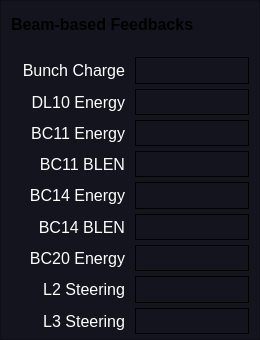
     <widget class="QFrame" name="frame_ff_size_3">
      <property name="geometry">
       <rect>
        <x>15</x>
        <y>280</y>
        <width>260</width>
        <height>340</height>
       </rect>
      </property>
      <property name="font">
       <font>
        <italic>true</italic>
       </font>
      </property>
      <property name="styleSheet">
       <string notr="true">background-color: rgb(20,20,30);</string>
      </property>
      <property name="frameShape">
       <enum>QFrame::StyledPanel</enum>
      </property>
      <property name="frameShadow">
       <enum>QFrame::Raised</enum>
      </property>
      <layout class="QGridLayout" name="gridLayout_11">
       <property name="leftMargin">
        <number>10</number>
       </property>
       <property name="topMargin">
        <number>10</number>
       </property>
       <property name="rightMargin">
        <number>10</number>
       </property>
       <property name="bottomMargin">
        <number>5</number>
       </property>
       <property name="horizontalSpacing">
        <number>10</number>
       </property>
       <property name="verticalSpacing">
        <number>5</number>
       </property>
       <item row="6" column="1">
        <widget class="QFrame" name="ind_dl10e">
         <property name="styleSheet">
          <string notr="true">PyDMLabel {
  border-radius: 2px;
}
PyDMLabel[alarmSensitiveBorder=&quot;true&quot;][alarmSeverity=&quot;0&quot;] {
  background-color: rgb(0,0,10);
  color: rgb(0,255,0);
  border-color: rgb(0,180,0);
  border-width: 2px;
  border-style: solid;
}

PyDMLabel[alarmSensitiveBorder=&quot;true&quot;][alarmSeverity=&quot;1&quot;] {
  background-color: rgb(0,0,10);
  color: rgb(255,255,0);
}

PyDMLabel[alarmSensitiveBorder=&quot;true&quot;][alarmSeverity=&quot;2&quot;] {
  background-color: rgb(255,0,0);
  color: rgb(255,255,255);
}

PyDMLabel[alarmSensitiveBorder=&quot;true&quot;][alarmSeverity=&quot;3&quot;] {
  background-color: rgb(192,0,255);
  color: rgb(255,255,0);
}

PyDMLabel[alarmSensitiveBorder=&quot;true&quot;][alarmSeverity=&quot;4&quot;] {
  color: rgb(218,218,218);
  background-color: rgb(25,25,25);
}</string>
         </property>
         <property name="frameShape">
          <enum>QFrame::Box</enum>
         </property>
         <property name="frameShadow">
          <enum>QFrame::Plain</enum>
         </property>
        </widget>
       </item>
       <item row="10" column="0">
        <widget class="QLabel" name="label_109">
         <property name="font">
          <font>
           <pointsize>12</pointsize>
           <weight>50</weight>
           <bold>false</bold>
          </font>
         </property>
         <property name="styleSheet">
          <string notr="true">background-color: rgba(255, 255, 255, 0);
color: rgb(255,255,255);</string>
         </property>
         <property name="text">
          <string>BC14 BLEN</string>
         </property>
         <property name="alignment">
          <set>Qt::AlignRight|Qt::AlignTrailing|Qt::AlignVCenter</set>
         </property>
        </widget>
       </item>
       <item row="8" column="1">
        <widget class="QFrame" name="ind_bc11bl">
         <property name="styleSheet">
          <string notr="true">PyDMLabel {
  border-radius: 2px;
}
PyDMLabel[alarmSensitiveBorder=&quot;true&quot;][alarmSeverity=&quot;0&quot;] {
  background-color: rgb(0,0,10);
  color: rgb(0,255,0);
  border-color: rgb(0,180,0);
  border-width: 2px;
  border-style: solid;
}

PyDMLabel[alarmSensitiveBorder=&quot;true&quot;][alarmSeverity=&quot;1&quot;] {
  background-color: rgb(0,0,10);
  color: rgb(255,255,0);
}

PyDMLabel[alarmSensitiveBorder=&quot;true&quot;][alarmSeverity=&quot;2&quot;] {
  background-color: rgb(255,0,0);
  color: rgb(255,255,255);
}

PyDMLabel[alarmSensitiveBorder=&quot;true&quot;][alarmSeverity=&quot;3&quot;] {
  background-color: rgb(192,0,255);
  color: rgb(255,255,0);
}

PyDMLabel[alarmSensitiveBorder=&quot;true&quot;][alarmSeverity=&quot;4&quot;] {
  color: rgb(218,218,218);
  background-color: rgb(25,25,25);
}</string>
         </property>
         <property name="frameShape">
          <enum>QFrame::Box</enum>
         </property>
         <property name="frameShadow">
          <enum>QFrame::Plain</enum>
         </property>
        </widget>
       </item>
       <item row="6" column="0">
        <widget class="QLabel" name="label_102">
         <property name="font">
          <font>
           <pointsize>12</pointsize>
           <weight>50</weight>
           <bold>false</bold>
          </font>
         </property>
         <property name="styleSheet">
          <string notr="true">background-color: rgba(255, 255, 255, 0);
color: rgb(255,255,255);</string>
         </property>
         <property name="text">
          <string>DL10 Energy</string>
         </property>
         <property name="alignment">
          <set>Qt::AlignRight|Qt::AlignTrailing|Qt::AlignVCenter</set>
         </property>
        </widget>
       </item>
       <item row="12" column="0">
        <widget class="QLabel" name="label_120">
         <property name="font">
          <font>
           <pointsize>12</pointsize>
           <weight>50</weight>
           <bold>false</bold>
          </font>
         </property>
         <property name="styleSheet">
          <string notr="true">background-color: rgba(255, 255, 255, 0);
color: rgb(255,255,255);</string>
         </property>
         <property name="text">
          <string>L2 Steering</string>
         </property>
         <property name="alignment">
          <set>Qt::AlignRight|Qt::AlignTrailing|Qt::AlignVCenter</set>
         </property>
        </widget>
       </item>
       <item row="7" column="0">
        <widget class="QLabel" name="label_106">
         <property name="font">
          <font>
           <pointsize>12</pointsize>
           <weight>50</weight>
           <bold>false</bold>
          </font>
         </property>
         <property name="styleSheet">
          <string notr="true">background-color: rgba(255, 255, 255, 0);
color: rgb(255,255,255);</string>
         </property>
         <property name="text">
          <string>BC11 Energy</string>
         </property>
         <property name="alignment">
          <set>Qt::AlignRight|Qt::AlignTrailing|Qt::AlignVCenter</set>
         </property>
        </widget>
       </item>
       <item row="8" column="0">
        <widget class="QLabel" name="label_107">
         <property name="font">
          <font>
           <pointsize>12</pointsize>
           <weight>50</weight>
           <bold>false</bold>
          </font>
         </property>
         <property name="styleSheet">
          <string notr="true">background-color: rgba(255, 255, 255, 0);
color: rgb(255,255,255);</string>
         </property>
         <property name="text">
          <string>BC11 BLEN</string>
         </property>
         <property name="alignment">
          <set>Qt::AlignRight|Qt::AlignTrailing|Qt::AlignVCenter</set>
         </property>
        </widget>
       </item>
       <item row="9" column="1">
        <widget class="QFrame" name="ind_bc14e">
         <property name="styleSheet">
          <string notr="true">PyDMLabel {
  border-radius: 2px;
}
PyDMLabel[alarmSensitiveBorder=&quot;true&quot;][alarmSeverity=&quot;0&quot;] {
  background-color: rgb(0,0,10);
  color: rgb(0,255,0);
  border-color: rgb(0,180,0);
  border-width: 2px;
  border-style: solid;
}

PyDMLabel[alarmSensitiveBorder=&quot;true&quot;][alarmSeverity=&quot;1&quot;] {
  background-color: rgb(0,0,10);
  color: rgb(255,255,0);
}

PyDMLabel[alarmSensitiveBorder=&quot;true&quot;][alarmSeverity=&quot;2&quot;] {
  background-color: rgb(255,0,0);
  color: rgb(255,255,255);
}

PyDMLabel[alarmSensitiveBorder=&quot;true&quot;][alarmSeverity=&quot;3&quot;] {
  background-color: rgb(192,0,255);
  color: rgb(255,255,0);
}

PyDMLabel[alarmSensitiveBorder=&quot;true&quot;][alarmSeverity=&quot;4&quot;] {
  color: rgb(218,218,218);
  background-color: rgb(25,25,25);
}</string>
         </property>
         <property name="frameShape">
          <enum>QFrame::Box</enum>
         </property>
         <property name="frameShadow">
          <enum>QFrame::Plain</enum>
         </property>
        </widget>
       </item>
       <item row="5" column="0">
        <widget class="QLabel" name="label_111">
         <property name="font">
          <font>
           <pointsize>12</pointsize>
           <weight>50</weight>
           <bold>false</bold>
          </font>
         </property>
         <property name="styleSheet">
          <string notr="true">background-color: rgba(255, 255, 255, 0);
color: rgb(255,255,255);</string>
         </property>
         <property name="text">
          <string>Bunch Charge</string>
         </property>
         <property name="alignment">
          <set>Qt::AlignRight|Qt::AlignTrailing|Qt::AlignVCenter</set>
         </property>
        </widget>
       </item>
       <item row="3" column="0" colspan="2">
        <widget class="QLabel" name="label_115">
         <property name="font">
          <font>
           <pointsize>12</pointsize>
           <weight>75</weight>
           <italic>false</italic>
           <bold>true</bold>
          </font>
         </property>
         <property name="text">
          <string>Beam-based Feedbacks</string>
         </property>
         <property name="alignment">
          <set>Qt::AlignLeading|Qt::AlignLeft|Qt::AlignVCenter</set>
         </property>
        </widget>
       </item>
       <item row="11" column="0">
        <widget class="QLabel" name="label_110">
         <property name="font">
          <font>
           <pointsize>12</pointsize>
           <weight>50</weight>
           <bold>false</bold>
          </font>
         </property>
         <property name="styleSheet">
          <string notr="true">background-color: rgba(255, 255, 255, 0);
color: rgb(255,255,255);</string>
         </property>
         <property name="text">
          <string>BC20 Energy</string>
         </property>
         <property name="alignment">
          <set>Qt::AlignRight|Qt::AlignTrailing|Qt::AlignVCenter</set>
         </property>
        </widget>
       </item>
       <item row="4" column="0" colspan="2">
        <widget class="PyDMDrawingLine" name="PyDMDrawingLine_39">
         <property name="minimumSize">
          <size>
           <width>0</width>
           <height>10</height>
          </size>
         </property>
         <property name="maximumSize">
          <size>
           <width>16777215</width>
           <height>10</height>
          </size>
         </property>
         <property name="font">
          <font>
           <pointsize>12</pointsize>
          </font>
         </property>
         <property name="toolTip">
          <string/>
         </property>
         <property name="brush" stdset="0">
          <brush brushstyle="SolidPattern">
           <color alpha="255">
            <red>200</red>
            <green>200</green>
            <blue>200</blue>
           </color>
          </brush>
         </property>
         <property name="penColor" stdset="0">
          <color>
           <red>80</red>
           <green>80</green>
           <blue>80</blue>
          </color>
         </property>
         <property name="penWidth" stdset="0">
          <double>1.000000000000000</double>
         </property>
        </widget>
       </item>
       <item row="9" column="0">
        <widget class="QLabel" name="label_108">
         <property name="font">
          <font>
           <pointsize>12</pointsize>
           <weight>50</weight>
           <bold>false</bold>
          </font>
         </property>
         <property name="styleSheet">
          <string notr="true">background-color: rgba(255, 255, 255, 0);
color: rgb(255,255,255);</string>
         </property>
         <property name="text">
          <string>BC14 Energy</string>
         </property>
         <property name="alignment">
          <set>Qt::AlignRight|Qt::AlignTrailing|Qt::AlignVCenter</set>
         </property>
        </widget>
       </item>
       <item row="10" column="1">
        <widget class="QFrame" name="ind_bc14bl">
         <property name="styleSheet">
          <string notr="true">PyDMLabel {
  border-radius: 2px;
}
PyDMLabel[alarmSensitiveBorder=&quot;true&quot;][alarmSeverity=&quot;0&quot;] {
  background-color: rgb(0,0,10);
  color: rgb(0,255,0);
  border-color: rgb(0,180,0);
  border-width: 2px;
  border-style: solid;
}

PyDMLabel[alarmSensitiveBorder=&quot;true&quot;][alarmSeverity=&quot;1&quot;] {
  background-color: rgb(0,0,10);
  color: rgb(255,255,0);
}

PyDMLabel[alarmSensitiveBorder=&quot;true&quot;][alarmSeverity=&quot;2&quot;] {
  background-color: rgb(255,0,0);
  color: rgb(255,255,255);
}

PyDMLabel[alarmSensitiveBorder=&quot;true&quot;][alarmSeverity=&quot;3&quot;] {
  background-color: rgb(192,0,255);
  color: rgb(255,255,0);
}

PyDMLabel[alarmSensitiveBorder=&quot;true&quot;][alarmSeverity=&quot;4&quot;] {
  color: rgb(218,218,218);
  background-color: rgb(25,25,25);
}</string>
         </property>
         <property name="frameShape">
          <enum>QFrame::Box</enum>
         </property>
         <property name="frameShadow">
          <enum>QFrame::Plain</enum>
         </property>
        </widget>
       </item>
       <item row="7" column="1">
        <widget class="QFrame" name="ind_bc11e">
         <property name="styleSheet">
          <string notr="true">PyDMLabel {
  border-radius: 2px;
}
PyDMLabel[alarmSensitiveBorder=&quot;true&quot;][alarmSeverity=&quot;0&quot;] {
  background-color: rgb(0,0,10);
  color: rgb(0,255,0);
  border-color: rgb(0,180,0);
  border-width: 2px;
  border-style: solid;
}

PyDMLabel[alarmSensitiveBorder=&quot;true&quot;][alarmSeverity=&quot;1&quot;] {
  background-color: rgb(0,0,10);
  color: rgb(255,255,0);
}

PyDMLabel[alarmSensitiveBorder=&quot;true&quot;][alarmSeverity=&quot;2&quot;] {
  background-color: rgb(255,0,0);
  color: rgb(255,255,255);
}

PyDMLabel[alarmSensitiveBorder=&quot;true&quot;][alarmSeverity=&quot;3&quot;] {
  background-color: rgb(192,0,255);
  color: rgb(255,255,0);
}

PyDMLabel[alarmSensitiveBorder=&quot;true&quot;][alarmSeverity=&quot;4&quot;] {
  color: rgb(218,218,218);
  background-color: rgb(25,25,25);
}</string>
         </property>
         <property name="frameShape">
          <enum>QFrame::Box</enum>
         </property>
         <property name="frameShadow">
          <enum>QFrame::Plain</enum>
         </property>
        </widget>
       </item>
       <item row="11" column="1">
        <widget class="QFrame" name="ind_bc20e">
         <property name="styleSheet">
          <string notr="true">PyDMLabel {
  border-radius: 2px;
}
PyDMLabel[alarmSensitiveBorder=&quot;true&quot;][alarmSeverity=&quot;0&quot;] {
  background-color: rgb(0,0,10);
  color: rgb(0,255,0);
  border-color: rgb(0,180,0);
  border-width: 2px;
  border-style: solid;
}

PyDMLabel[alarmSensitiveBorder=&quot;true&quot;][alarmSeverity=&quot;1&quot;] {
  background-color: rgb(0,0,10);
  color: rgb(255,255,0);
}

PyDMLabel[alarmSensitiveBorder=&quot;true&quot;][alarmSeverity=&quot;2&quot;] {
  background-color: rgb(255,0,0);
  color: rgb(255,255,255);
}

PyDMLabel[alarmSensitiveBorder=&quot;true&quot;][alarmSeverity=&quot;3&quot;] {
  background-color: rgb(192,0,255);
  color: rgb(255,255,0);
}

PyDMLabel[alarmSensitiveBorder=&quot;true&quot;][alarmSeverity=&quot;4&quot;] {
  color: rgb(218,218,218);
  background-color: rgb(25,25,25);
}</string>
         </property>
         <property name="frameShape">
          <enum>QFrame::Box</enum>
         </property>
         <property name="frameShadow">
          <enum>QFrame::Plain</enum>
         </property>
        </widget>
       </item>
       <item row="13" column="0">
        <widget class="QLabel" name="label_121">
         <property name="font">
          <font>
           <pointsize>12</pointsize>
           <weight>50</weight>
           <bold>false</bold>
          </font>
         </property>
         <property name="styleSheet">
          <string notr="true">background-color: rgba(255, 255, 255, 0);
color: rgb(255,255,255);</string>
         </property>
         <property name="text">
          <string>L3 Steering</string>
         </property>
         <property name="alignment">
          <set>Qt::AlignRight|Qt::AlignTrailing|Qt::AlignVCenter</set>
         </property>
        </widget>
       </item>
       <item row="5" column="1">
        <widget class="QFrame" name="ind_qfb">
         <property name="styleSheet">
          <string notr="true">PyDMLabel {
  border-radius: 2px;
}
PyDMLabel[alarmSensitiveBorder=&quot;true&quot;][alarmSeverity=&quot;0&quot;] {
  background-color: rgb(0,0,10);
  color: rgb(0,255,0);
  border-color: rgb(0,180,0);
  border-width: 2px;
  border-style: solid;
}

PyDMLabel[alarmSensitiveBorder=&quot;true&quot;][alarmSeverity=&quot;1&quot;] {
  background-color: rgb(0,0,10);
  color: rgb(255,255,0);
}

PyDMLabel[alarmSensitiveBorder=&quot;true&quot;][alarmSeverity=&quot;2&quot;] {
  background-color: rgb(255,0,0);
  color: rgb(255,255,255);
}

PyDMLabel[alarmSensitiveBorder=&quot;true&quot;][alarmSeverity=&quot;3&quot;] {
  background-color: rgb(192,0,255);
  color: rgb(255,255,0);
}

PyDMLabel[alarmSensitiveBorder=&quot;true&quot;][alarmSeverity=&quot;4&quot;] {
  color: rgb(218,218,218);
  background-color: rgb(25,25,25);
}</string>
         </property>
         <property name="frameShape">
          <enum>QFrame::Box</enum>
         </property>
         <property name="frameShadow">
          <enum>QFrame::Plain</enum>
         </property>
        </widget>
       </item>
       <item row="12" column="1">
        <widget class="QFrame" name="ind_l2steer">
         <property name="styleSheet">
          <string notr="true">PyDMLabel {
  border-radius: 2px;
}
PyDMLabel[alarmSensitiveBorder=&quot;true&quot;][alarmSeverity=&quot;0&quot;] {
  background-color: rgb(0,0,10);
  color: rgb(0,255,0);
  border-color: rgb(0,180,0);
  border-width: 2px;
  border-style: solid;
}

PyDMLabel[alarmSensitiveBorder=&quot;true&quot;][alarmSeverity=&quot;1&quot;] {
  background-color: rgb(0,0,10);
  color: rgb(255,255,0);
}

PyDMLabel[alarmSensitiveBorder=&quot;true&quot;][alarmSeverity=&quot;2&quot;] {
  background-color: rgb(255,0,0);
  color: rgb(255,255,255);
}

PyDMLabel[alarmSensitiveBorder=&quot;true&quot;][alarmSeverity=&quot;3&quot;] {
  background-color: rgb(192,0,255);
  color: rgb(255,255,0);
}

PyDMLabel[alarmSensitiveBorder=&quot;true&quot;][alarmSeverity=&quot;4&quot;] {
  color: rgb(218,218,218);
  background-color: rgb(25,25,25);
}</string>
         </property>
         <property name="frameShape">
          <enum>QFrame::Box</enum>
         </property>
         <property name="frameShadow">
          <enum>QFrame::Plain</enum>
         </property>
        </widget>
       </item>
       <item row="13" column="1">
        <widget class="QFrame" name="ind_l3steer">
         <property name="styleSheet">
          <string notr="true">PyDMLabel {
  border-radius: 2px;
}
PyDMLabel[alarmSensitiveBorder=&quot;true&quot;][alarmSeverity=&quot;0&quot;] {
  background-color: rgb(0,0,10);
  color: rgb(0,255,0);
  border-color: rgb(0,180,0);
  border-width: 2px;
  border-style: solid;
}

PyDMLabel[alarmSensitiveBorder=&quot;true&quot;][alarmSeverity=&quot;1&quot;] {
  background-color: rgb(0,0,10);
  color: rgb(255,255,0);
}

PyDMLabel[alarmSensitiveBorder=&quot;true&quot;][alarmSeverity=&quot;2&quot;] {
  background-color: rgb(255,0,0);
  color: rgb(255,255,255);
}

PyDMLabel[alarmSensitiveBorder=&quot;true&quot;][alarmSeverity=&quot;3&quot;] {
  background-color: rgb(192,0,255);
  color: rgb(255,255,0);
}

PyDMLabel[alarmSensitiveBorder=&quot;true&quot;][alarmSeverity=&quot;4&quot;] {
  color: rgb(218,218,218);
  background-color: rgb(25,25,25);
}</string>
         </property>
         <property name="frameShape">
          <enum>QFrame::Box</enum>
         </property>
         <property name="frameShadow">
          <enum>QFrame::Plain</enum>
         </property>
        </widget>
       </item>
      </layout>
     </widget>
